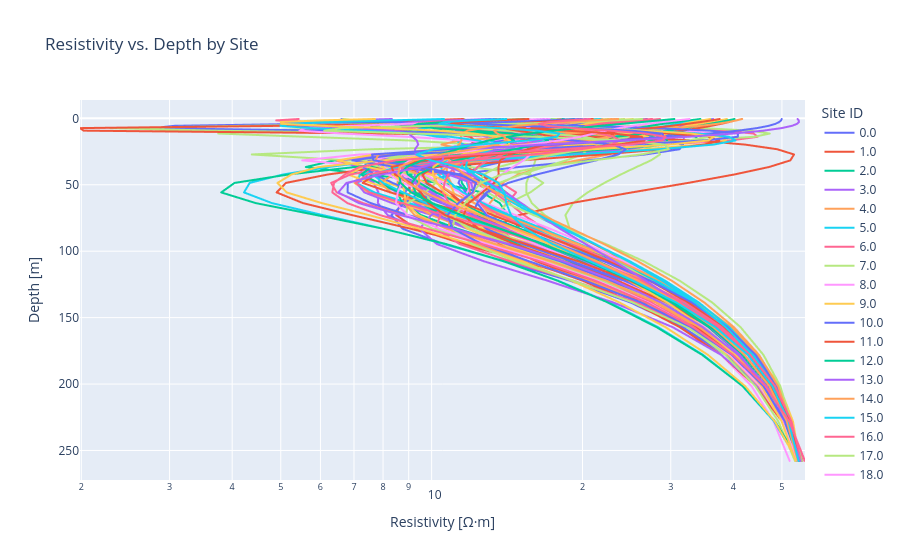

The code cell stored with this chart in its notebook:
### Code cell
import plotly.express as px

fig = px.line(
    df_layers,
    x="resistivity",
    y="center_depth",
    color="site_id",
    # markers=True,
    labels={
        "resistivity": "Resistivity [Ω·m]",
        "center_depth": "Depth [m]",
        "site_id": "Site ID"
    },
    title="Resistivity vs. Depth by Site"
)

# Reverse y-axis so depth increases downward
fig.update_yaxes(autorange="reversed")
fig.update_layout(
    xaxis_type="log",
)

fig.show()
